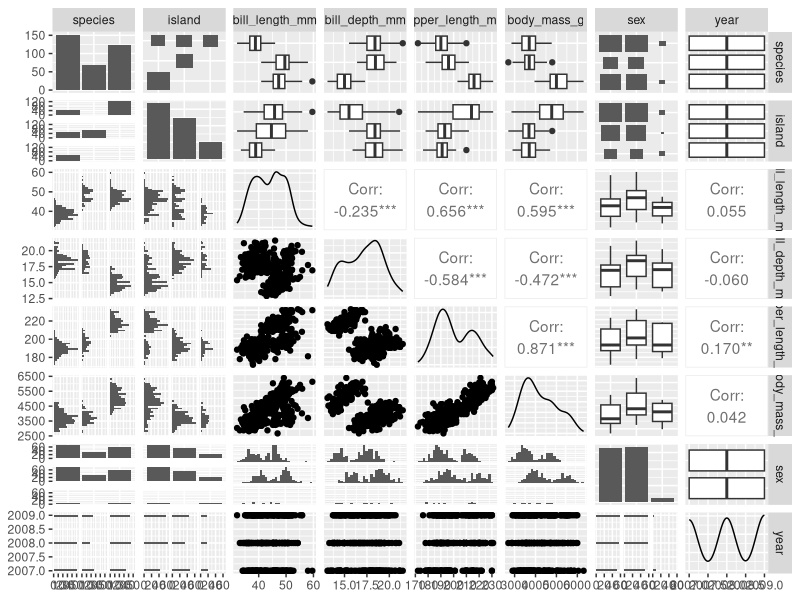
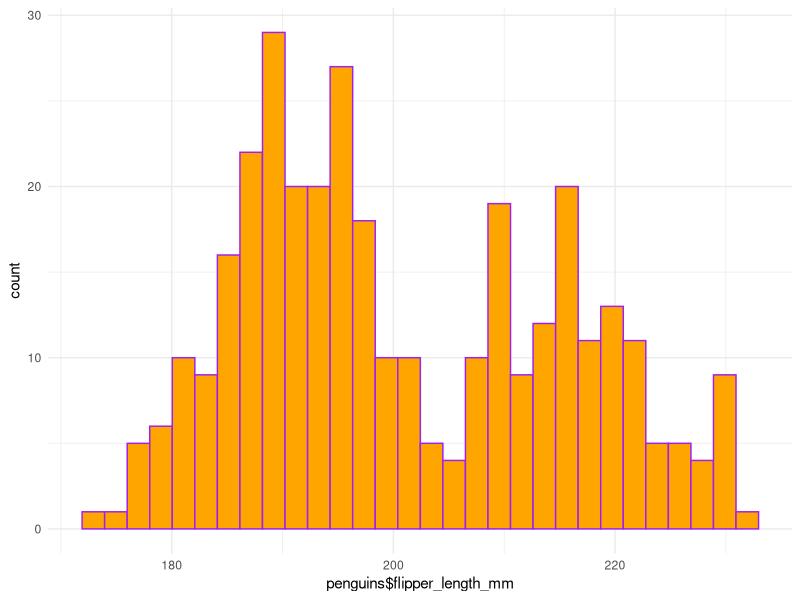
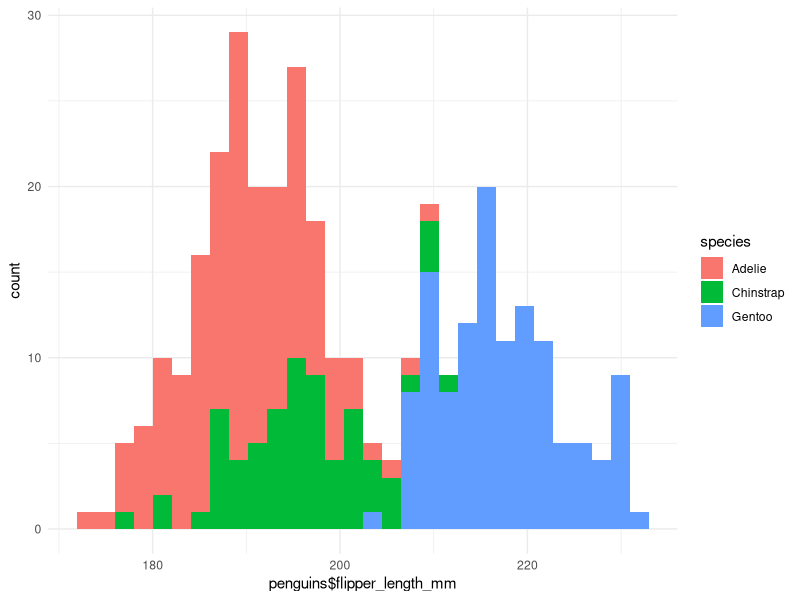
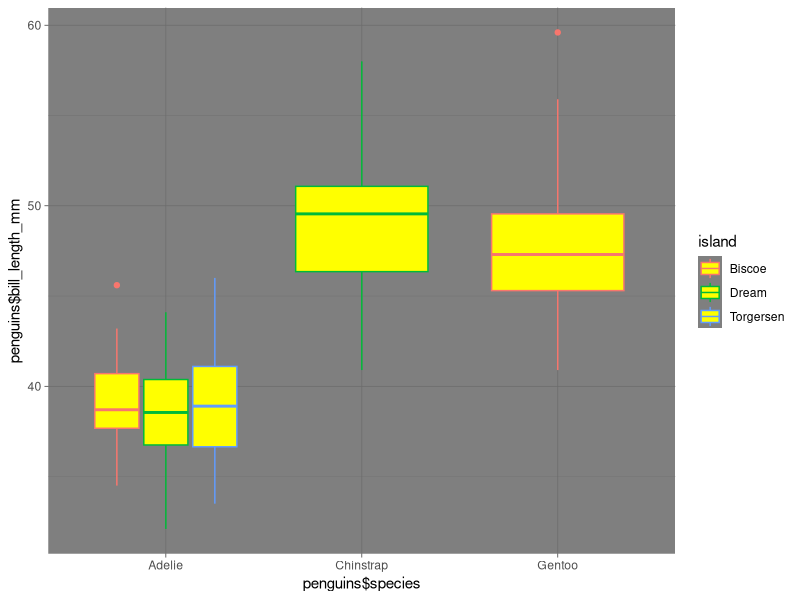
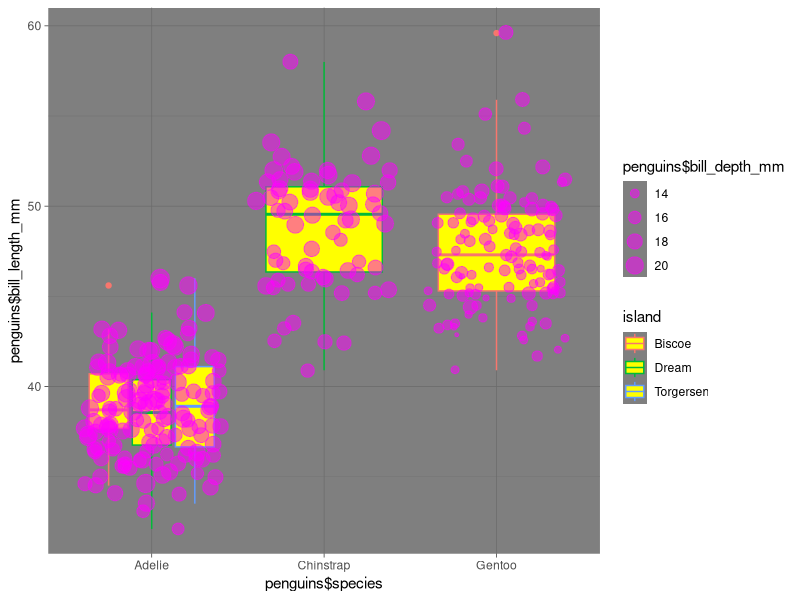

Write R code to recreate these figures, in order.
## ---- chunk 1
library(GGally)
library(skimr)
library(palmerpenguins)
library(tidyverse)
## ---- chunk 2
names(penguins)

dim(penguins)

head(penguins)

tail(penguins)

summary(penguins)

# Another summary use skims and gives statistical 
skim(penguins)
## or ::skim??
## ---- chunk 3
## Creating a whole grid of visualizations multiple graphs with respect to multiple variables
# Quick glimpse of values
ggpairs(penguins)

##GGally::ggpairs()
## ---- chunk 4
# Fill describes if you have a polygon shape
# Stroke is the outline (fill = '')
# Geom_point has a fill only
ggplot(data = penguins, aes(x = penguins$flipper_length_mm)) + geom_histogram(fill = 'orange',color = "purple" ) + theme_minimal()


ggplot(data = penguins, aes(x = penguins$flipper_length_mm)) + geom_histogram(aes(fill = species)) + theme_minimal()
## ---- chunk 5
ggplot(data = penguins, aes(x = penguins$species, y = penguins$bill_length_mm)) + geom_boxplot(fill = 'yellow', aes(color = island))+theme_dark()

## You can stack plots on top of each other
## alpha will change the transparancy 
## Size based on bill depth 
ggplot(data = penguins, aes(x = penguins$species, y = penguins$bill_length_mm)) + geom_boxplot(fill = 'yellow', aes(color = island))+ geom_jitter(color = "Magenta",alpha = 0.5, aes(size = penguins$bill_depth_mm))+
  theme_dark()

